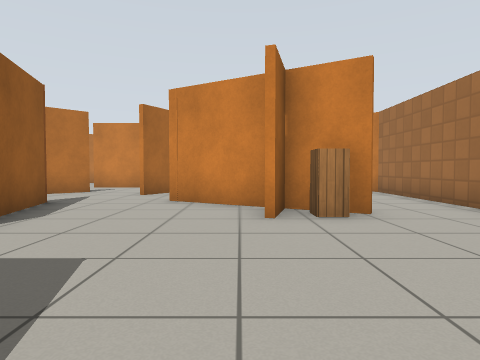
View 1 (above)

18 first-person views from a walk through a world built for the Gazebo simulator. The camera is 0.72 m above the floor, tilts 2° down and sees 75° across. The floor is counted in squares, 1 m on a side. Each view is taken from the middle of a square. On the plan, view 1 faces up. The plan holds only what a view shows up to about 10 squares ahead; the rest is blank. Simple patterns stand in for the simulator's built-in surfaces.

View 2
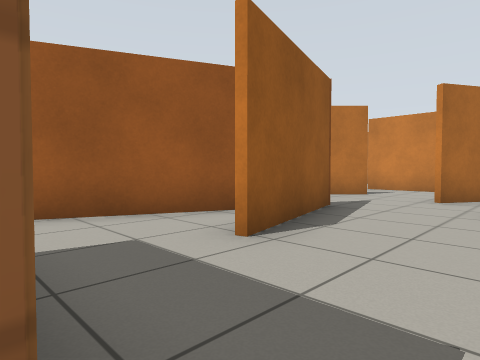

View 3
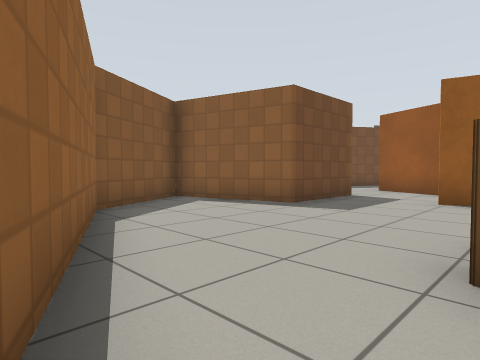

View 4
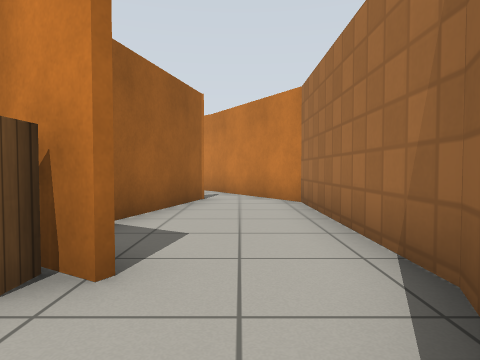

View 5
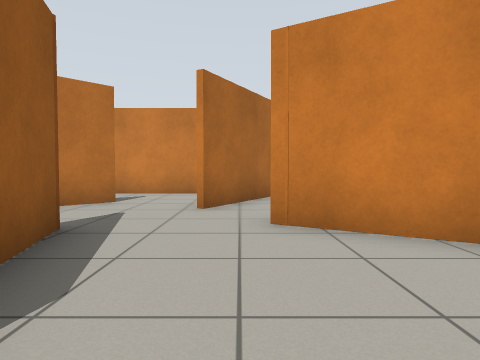

View 6
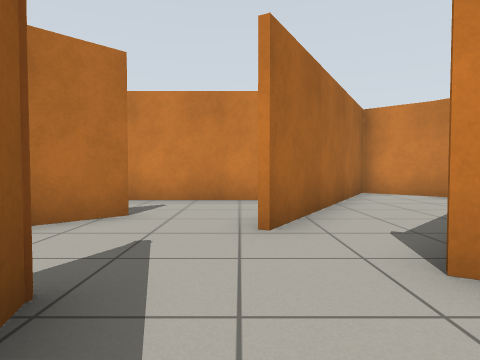

View 7
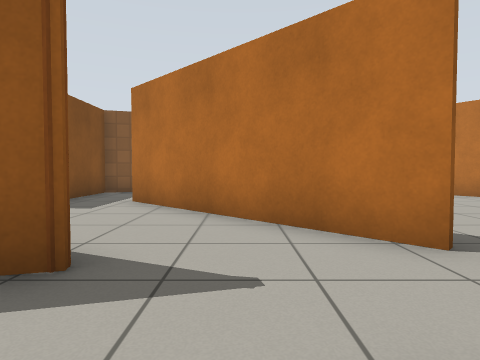

View 8
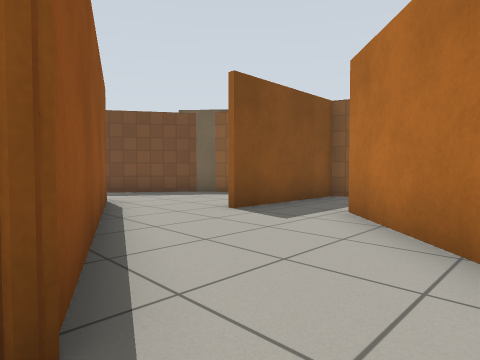

View 9
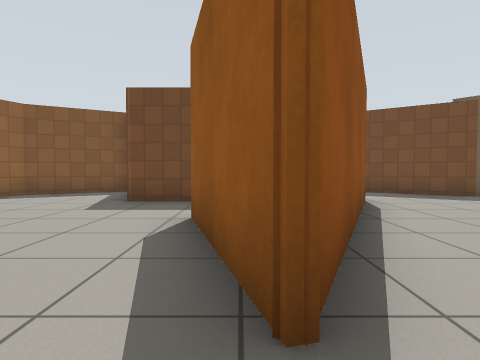

View 10
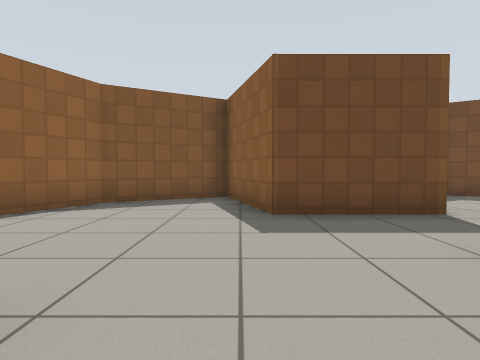

View 11
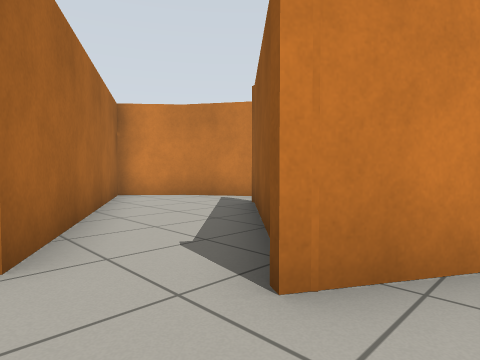

View 12
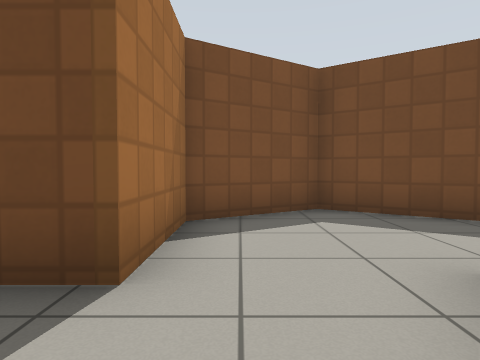

View 13
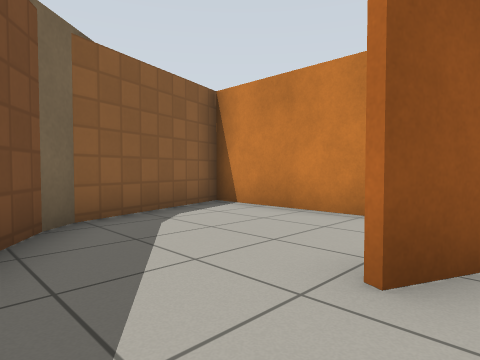

View 14
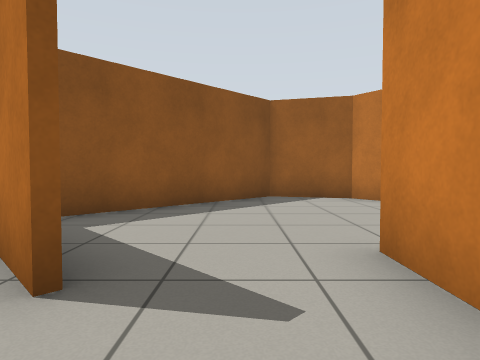

View 15
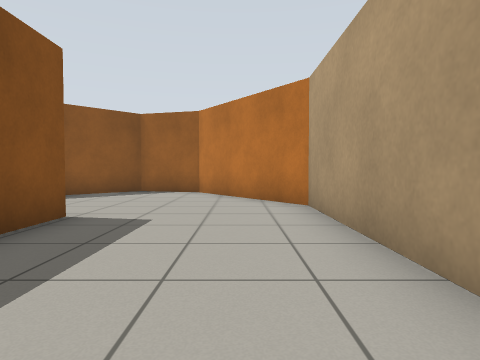

View 16
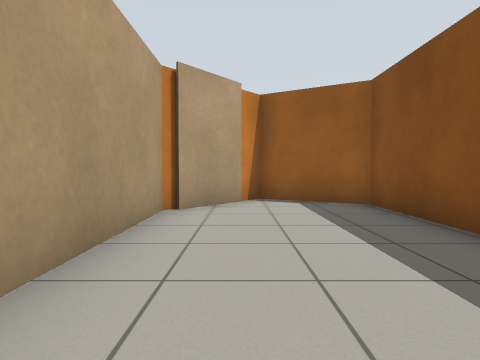

View 17
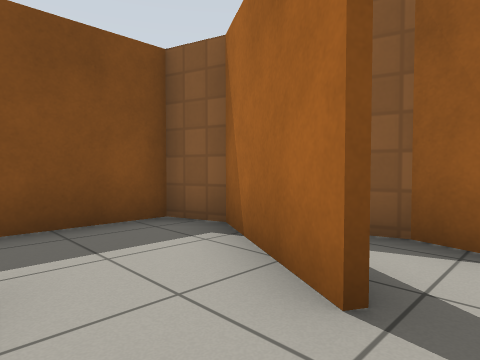

View 18
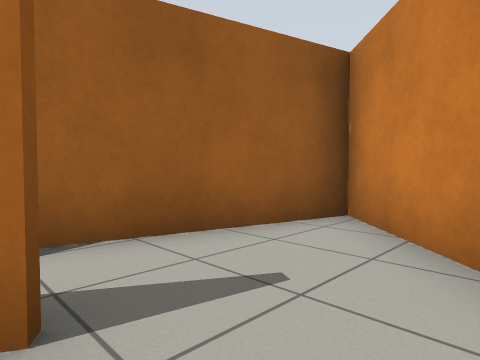

### Floor plan
Ten units are one square. View 1 is at (0, 0); x grows to the right and y downward. Boxes are objects, and circles mark ways between rooms. Rooms are numbered by the first view taken in them; rooms with no view inside come last. Other rooms are left out.
<svg viewBox="-130 -168 178 199">
<path fill="none" stroke="#000" d="M9 -58 7 -53M-43 -11 -15 -11 -7 21 19 6 43 -49M-58 -31 -42 -69 -33 -34M21 -49 -16 -71M-47 -99 -90 -55M-94 -39 -79 -39M21 -105 12 -73M43 -49 43 -98 28 -121M-49 -49 -67 -9M-68 -9 -58 -31M-102 0 -64 26 -43 13 -43 -11M-80 -37 -115 -37M-118 -49 -105 -4 -101 1M-25 -122 -44 -122M-58 -124 -7 -124 6 -146M-44 -122 -58 -122M7 -144 -16 -163 -72 -163 -107 -137 -112 -118 -76 -82M-104 -74 -118 -49M-93 -97 -112 -116 -125 -70 -123 -66M-116 -39 -94 -39M28 -121 20 -133M21 -132 7 -144M-6 -80 18 -104M7 -145 -27 -85"/>
<rect x="5" y="-55" width="10" height="10" fill="#bbb"><title>cabinet</title></rect>
<circle cx="30" cy="-50" r="3" fill="#2a7"/>
<circle cx="-40" cy="-25" r="3" fill="#2a7"/>
<circle cx="-70" cy="-40" r="3" fill="#2a7"/>
<circle cx="-35" cy="-90" r="3" fill="#2a7"/>
<circle cx="-85" cy="-50" r="3" fill="#2a7"/>
<circle cx="-10" cy="-90" r="3" fill="#2a7"/>
<circle cx="20" cy="-110" r="3" fill="#2a7"/>
<circle cx="-50" cy="-10" r="3" fill="#2a7"/>
<circle cx="-50" cy="-105" r="3" fill="#2a7"/>
<text x="-20" y="-40">1</text>
<text x="30" y="-80">2</text>
<text x="-50" y="-20">3</text>
<text x="-80" y="-10">4</text>
<text x="-40" y="-110">5</text>
<text x="-60" y="-130">6</text>
<text x="-100" y="-70">7</text>
<text x="0" y="-110">8</text>
</svg>
Room 1 opens to room 2. Room 1 opens to room 3. Room 1 opens to room 4. Room 1 opens to room 5. Room 1 opens to room 7. Room 1 opens to room 8. Room 2 opens to room 8. Room 3 opens to room 4. Room 5 opens to room 6.

Where each view was taken, in squares from view 1:
view 1: 0 up, 0 right, facing up
view 2: 1 up, 1 left, facing up-left
view 3: 5 up, 4 right, facing down-left
view 4: 3 up, 3 right, facing up
view 5: 3 up, 2 left, facing up
view 6: 5 up, 3 left, facing up
view 7: 8 up, 2 left, facing left
view 8: 8 up, 4 left, facing down-left
view 9: 8 up, 4 left, facing down
view 10: 6 up, 1 left, facing down
view 11: 6 up, 3 left, facing up-right
view 12: 3 up, 5 left, facing down
view 13: 1 down, 6 left, facing up-left
view 14: 11 up, 3 left, facing left
view 15: 15 up, 1 left, facing left
view 16: 15 up, 7 left, facing right
view 17: 8 up, 9 left, facing down-left
view 18: 7 up, 9 left, facing up-left
